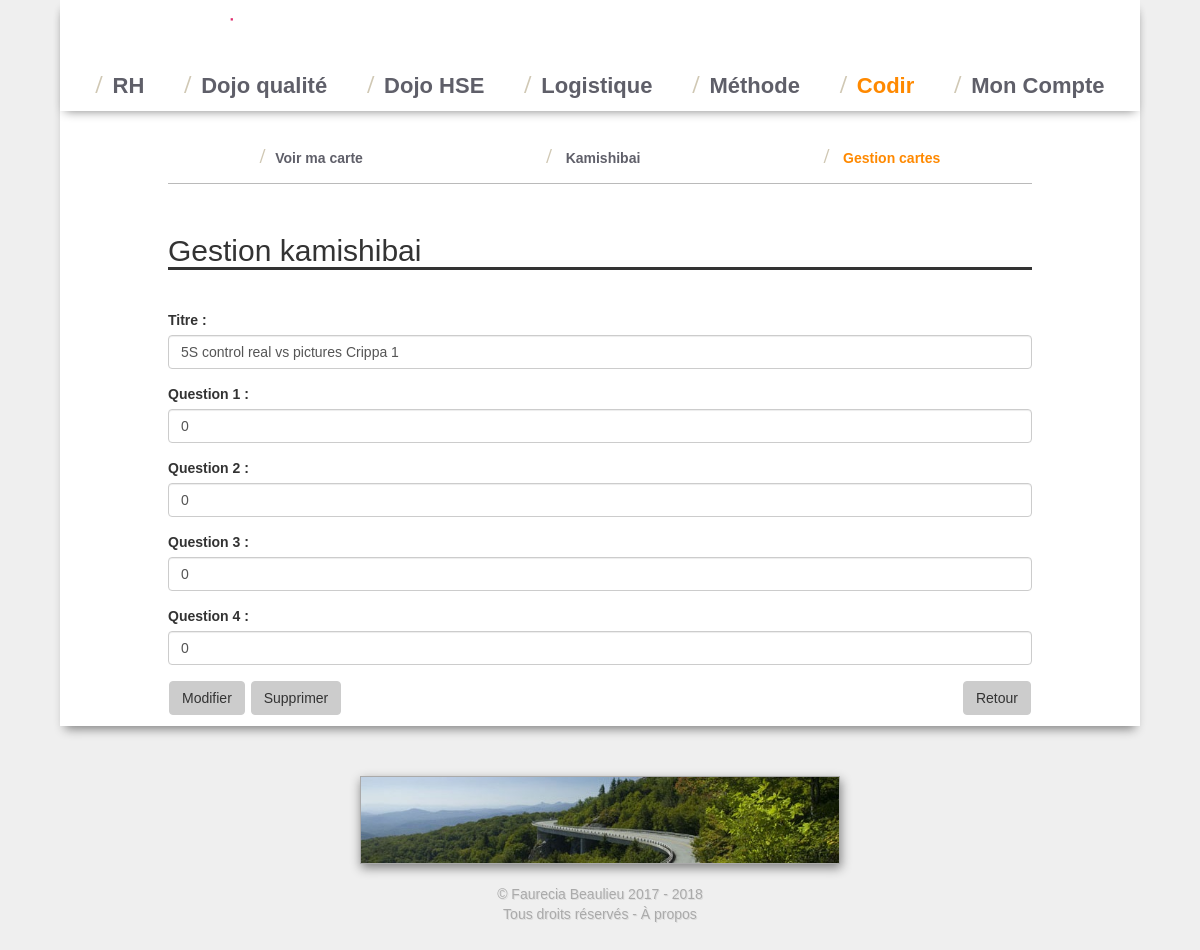
Page /codir/kamishibai/carte.php?id=1 (signed in) on the committed database.
### tables this page shows
CREATE TABLE `codir_kamishibai` (
  `id` int(11) NOT NULL,
  `ligne` varchar(255) NOT NULL,
  `titre` text NOT NULL,
  `question1` text NOT NULL,
  `question2` text NOT NULL,
  `question3` text NOT NULL,
  `question4` text NOT NULL
);

### codir/kamishibai/carte.php (the view, shortened to what this page needs)
<?php
include_once "../../needed.php";
include_once "../needed.php";
if(empty($_SESSION['login']))
{ ?>
  <h2>Gestion Kamishibai</h2>
  <h4>Vous devez être connecté pour accéder à cette partie.</h4>
  <a href="/moncompte/identification.php?redirection=codir/kamishibai"><button class="btn btn-default">Se connecter</button></a>
  <a href="<?php echo $url; ?>" class="btn btn-default">Accueil</a>
<?php
}
else
{
    echo "<h2>Gestion kamishibai</h2>";
    if(!$_SESSION['kamishibai']){
        echo "<p>Vous n'avez pas les droits pour accéder à cette partie. <a href='".$url."' class='btn btn-default pull-right'>Accueil</a></p>";
    }else{
      if(! isset($_GET['id'])){
        ?>
        <h4>Oups.. Votre session est inconnue.</h4>
        <a href="gestion.php" class="btn btn-default">Retour</a>
        <a href="<?php echo $url; ?>" class="btn btn-default pull-right">Accueil</a>
        <?php
      }else{
        $query = $bdd -> prepare('SELECT * FROM codir_kamishibai WHERE id= ?');
        $query -> execute(array($_GET['id']));
        $Data = $query -> fetch();
      ?>
      <form method="post" action="gestion.php">
        <div class="form-group">
          <label>Titre :</label>
          <input type="text" class="form-control" name="titre" value="<?php echo $Data['titre']; ?>">
        </div>
        <div class="form-group">
          <label>Question 1 :</label>
          <input type="text" class="form-control" name="question1" value="<?php echo $Data['question1']; ?>">
        </div>
        <div class="form-group">
          <label>Question 2 :</label>
          <input type="text" class="form-control" name="question2" value="<?php echo $Data['question2']; ?>">
        </div>
        <div class="form-group">
          <label>Question 3 :</label>
          <input type="text" class="form-control" name="question3" value="<?php echo $Data['question3']; ?>">
        </div>
        <div class="form-group">
          <label>Question 4 :</label>
          <input type="text" class="form-control" name="question4" value="<?php echo $Data['question4']; ?>">
        </div>
        <input type="submit" value="Modifier" name="update" class="btn btn-default" onclick="return confirm('Modifier la question ?');">
        <input type="submit" value="Supprimer" name="delete" class="btn btn-default" onclick="return confirm('Supprimer la question ?');">
        <a href="gestion.php" class="btn btn-default pull-right">Retour</a>
      </form>
<?php    }}
?>
<?php
}

### css/base.css (style rules this page uses)
body { background-color: #efefef; font-family: 'clio', helvetica, sans-serif; }
.btn-default { border-color:#ccc; background-color: #ccc; margin: 1px; }
h2 { font-size: 30px; font-weight: 500; border-bottom-style: solid !important; border-bottom: 3px; margin-bottom: 40px; }

### rows in the picture
codir_kamishibai: titre "5S control real vs pictures Crippa 1", question1 "0", question2 "0", question3 "0", question4 "0"
